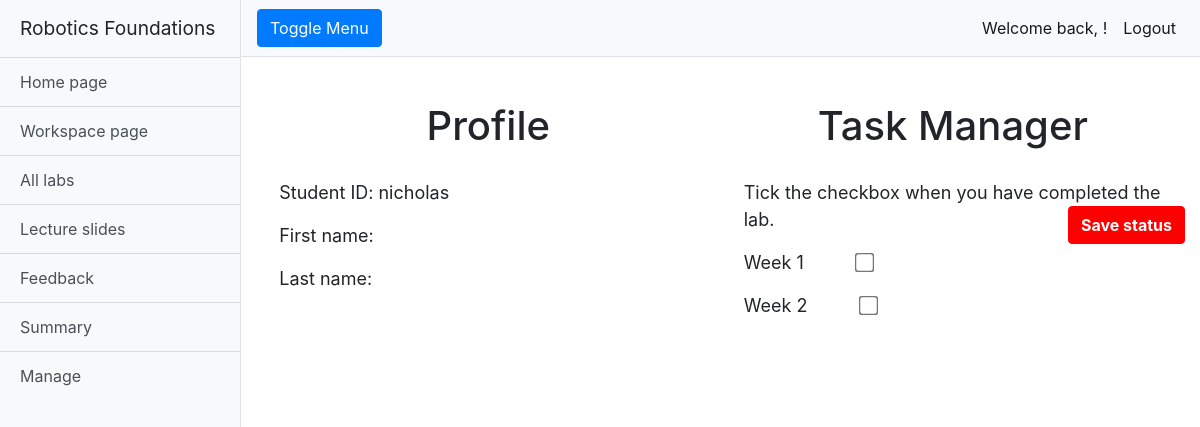
The page /rfwa/summary/nicholas/ (signed in) on the database as committed earlier.
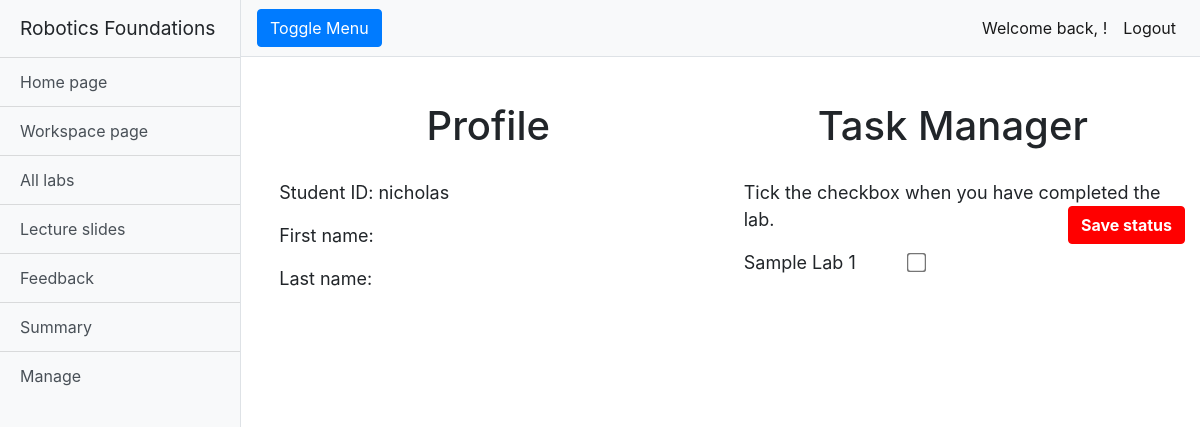
The same page on the database as committed later.
### rfwa/models.py (models this page shows, shortened)
class Lab(models.Model):
    name = models.CharField(max_length=128)
    description = models.TextField(max_length=2048)
    open_Date = models.DateTimeField(timezone.now())
    close_Date = models.DateTimeField(timezone.now())
    lab_Files = models.FileField(upload_to='labs/')
    slug = models.SlugField(primary_key=True, blank=True)

### rfwa/views.py (the view)
# urls.py: path('summary/<str:username>/', views.summary, name='summary'),
@login_required
def summary(request, username):
    user = User.objects.get(username=username)
    labs = Lab.objects.order_by('close_Date')
    context_dict = {'user': user, 'labs': labs}
    return render(request, 'rfwa/summary.html', context_dict)

### templates/rfwa/summary.html (shortened to what this page needs)
{% extends "rfwa/base.html" %}
{% load staticfiles %}
{% block extra_head %}
<link href="{% static 'css/summary.css' %}" rel="stylesheet">
<link href="{% static 'css/button.css' %}" rel="stylesheet">
{% endblock %}
{% block body_block %}
<div class="container-fluid">
  <div class="main-summary-container">
    <div class="summary-rightside">
      <h1 class="mt-4">Profile</h1>
      <p class="profile-text">Student ID: {{user.username}}</p>
      <p class="profile-text">First name: {{user.first_name}}</p>
      <p class="profile-text">Last name: {{user.last_name}}</p>
    </div>
    <div class="summary-leftside">
      <h1 class="mt-4">Task Manager</h1>
      <div class="description-row">
        <p class="profile-text"> Tick the checkbox when you have completed the lab.<button type="button"
            class="summary-button-rightside btn btn-primary-red font-weight-bold" onClick="save()">Save status</button></p>
      </div>
      {% for lab in labs %}
      <div>
        <label for="option1" class="profile-text summary-checkbox">{{lab.name}}</label>
        <input type="checkbox" id="{{lab.name}}" class="lab-name">
      </div>
      {% endfor %}
    </div>
  </div>
</div>
{% endblock %}

Rows that differ between the two databases and show on the page:
removed Lab: name "Week 1"
removed Lab: name "Week 2"
added Lab: name "Sample Lab 1"
